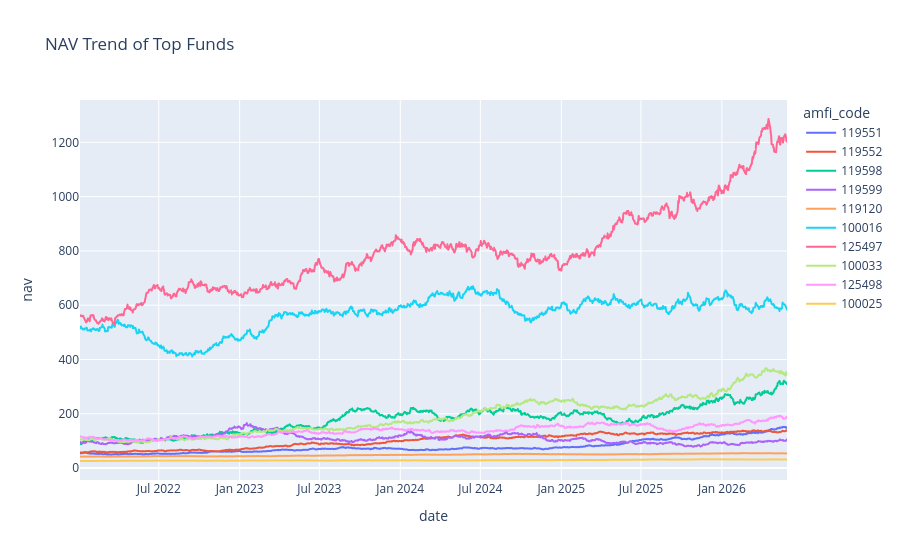

The notebook cell saved with this chart:
### Code cell
nav['date'] = pd.to_datetime(nav['date'])

top10 = nav['amfi_code'].unique()[:10]

nav_top = nav[nav['amfi_code'].isin(top10)]

fig = px.line(
    nav_top,
    x='date',
    y='nav',
    color='amfi_code',
    title='NAV Trend of Top Funds'
)

fig.show()

### Figure 1 — Plotly figure (JSON) as saved in the notebook; plotly's stock layout.template omitted (floating-point values rounded to 4 significant figures; data arrays with more than 128 entries replaced by an {"elided": "..."} marker saying what was removed)
{"data": [{"hovertemplate": "amfi_code=119551<br>date=%{x}<br>nav=%{y}<extra></extra>", "legendgroup": "119551", "line": {"color": "#636efa", "dash": "solid"}, "marker": {"symbol": "circle"}, "mode": "lines", "name": "119551", "showlegend": true, "type": "scattergl", "x": {"elided": "1150 str values"}, "xaxis": "x", "y": {"elided": "1150 float values"}, "yaxis": "y"}, {"hovertemplate": "amfi_code=119552<br>date=%{x}<br>nav=%{y}<extra></extra>", "legendgroup": "119552", "line": {"color": "#EF553B", "dash": "solid"}, "marker": {"symbol": "circle"}, "mode": "lines", "name": "119552", "showlegend": true, "type": "scattergl", "x": {"elided": "1150 str values"}, "xaxis": "x", "y": {"elided": "1150 float values"}, "yaxis": "y"}, {"hovertemplate": "amfi_code=119598<br>date=%{x}<br>nav=%{y}<extra></extra>", "legendgroup": "119598", "line": {"color": "#00cc96", "dash": "solid"}, "marker": {"symbol": "circle"}, "mode": "lines", "name": "119598", "showlegend": true, "type": "scattergl", "x": {"elided": "1150 str values"}, "xaxis": "x", "y": {"elided": "1150 float values"}, "yaxis": "y"}, {"hovertemplate": "amfi_code=119599<br>date=%{x}<br>nav=%{y}<extra></extra>", "legendgroup": "119599", "line": {"color": "#ab63fa", "dash": "solid"}, "marker": {"symbol": "circle"}, "mode": "lines", "name": "119599", "showlegend": true, "type": "scattergl", "x": {"elided": "1150 str values"}, "xaxis": "x", "y": {"elided": "1150 float values"}, "yaxis": "y"}, {"hovertemplate": "amfi_code=119120<br>date=%{x}<br>nav=%{y}<extra></extra>", "legendgroup": "119120", "line": {"color": "#FFA15A", "dash": "solid"}, "marker": {"symbol": "circle"}, "mode": "lines", "name": "119120", "showlegend": true, "type": "scattergl", "x": {"elided": "1150 str values"}, "xaxis": "x", "y": {"elided": "1150 float values"}, "yaxis": "y"}, {"hovertemplate": "amfi_code=100016<br>date=%{x}<br>nav=%{y}<extra></extra>", "legendgroup": "100016", "line": {"color": "#19d3f3", "dash": "solid"}, "marker": {"symbol": "circle"}, "mode": "lines", "name": "100016", "showlegend": true, "type": "scattergl", "x": {"elided": "1150 str values"}, "xaxis": "x", "y": {"elided": "1150 float values"}, "yaxis": "y"}, {"hovertemplate": "amfi_code=125497<br>date=%{x}<br>nav=%{y}<extra></extra>", "legendgroup": "125497", "line": {"color": "#FF6692", "dash": "solid"}, "marker": {"symbol": "circle"}, "mode": "lines", "name": "125497", "showlegend": true, "type": "scattergl", "x": {"elided": "1150 str values"}, "xaxis": "x", "y": {"elided": "1150 float values"}, "yaxis": "y"}, {"hovertemplate": "amfi_code=100033<br>date=%{x}<br>nav=%{y}<extra></extra>", "legendgroup": "100033", "line": {"color": "#B6E880", "dash": "solid"}, "marker": {"symbol": "circle"}, "mode": "lines", "name": "100033", "showlegend": true, "type": "scattergl", "x": {"elided": "1150 str values"}, "xaxis": "x", "y": {"elided": "1150 float values"}, "yaxis": "y"}, {"hovertemplate": "amfi_code=125498<br>date=%{x}<br>nav=%{y}<extra></extra>", "legendgroup": "125498", "line": {"color": "#FF97FF", "dash": "solid"}, "marker": {"symbol": "circle"}, "mode": "lines", "name": "125498", "showlegend": true, "type": "scattergl", "x": {"elided": "1150 str values"}, "xaxis": "x", "y": {"elided": "1150 float values"}, "yaxis": "y"}, {"hovertemplate": "amfi_code=100025<br>date=%{x}<br>nav=%{y}<extra></extra>", "legendgroup": "100025", "line": {"color": "#FECB52", "dash": "solid"}, "marker": {"symbol": "circle"}, "mode": "lines", "name": "100025", "showlegend": true, "type": "scattergl", "x": {"elided": "1150 str values"}, "xaxis": "x", "y": {"elided": "1150 float values"}, "yaxis": "y"}], "layout": {"legend": {"title": {"text": "amfi_code"}, "tracegroupgap": 0}, "title": {"text": "NAV Trend of Top Funds"}, "xaxis": {"anchor": "y", "domain": [0, 1], "title": {"text": "date"}}, "yaxis": {"anchor": "x", "domain": [0, 1], "title": {"text": "nav"}}}}
